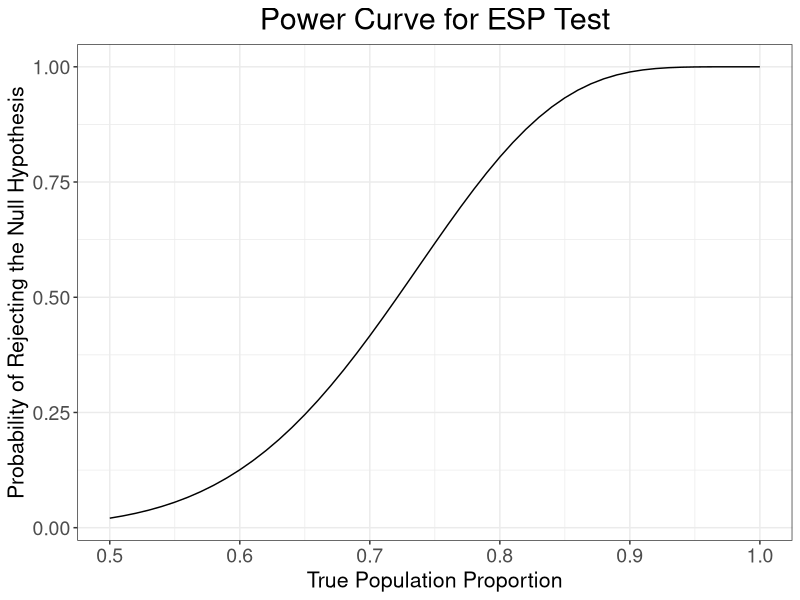
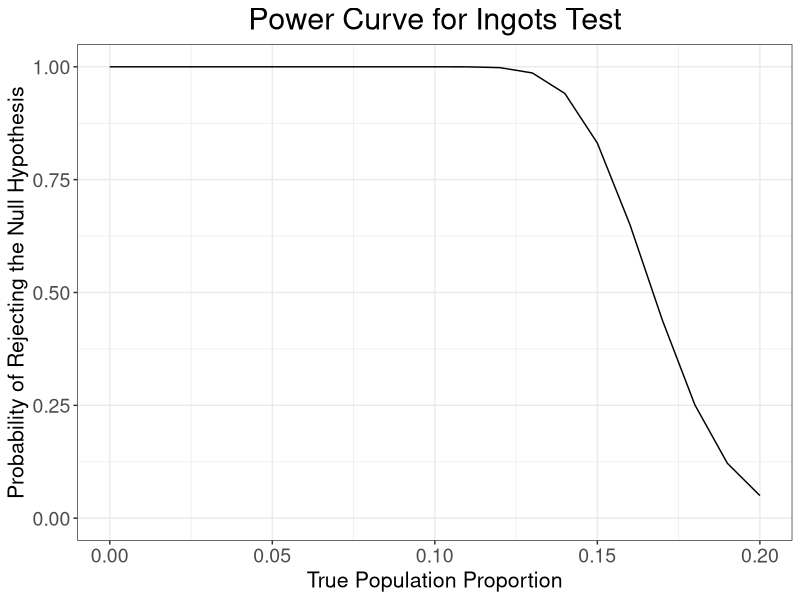

Recreate these plots in R, in order.
##Load the libraries necessary for the data analysis
  library(ggplot2)
  library(plyr)
  
##Enter the function powerprop.test necessary to calculate the 
##power of a score test
  powerprop.test<- function(n, p0, pa, alternative, alpha){
    
    diff<- p0-pa
    sep0<- sqrt(p0*(1-p0)/n)
    sepa<- sqrt(pa*(1-pa)/n)
    probone<- 1 - alpha
    probtwo<- 1 - alpha/2
    
    switch(alternative,
           two.sided = 2*(1 - pnorm((abs(diff) + qnorm(probtwo)*sep0)/sepa)),
           greater = 1 - pnorm((diff + qnorm(probone)*sep0)/sepa),
           less = pnorm((diff - qnorm(probone)*sep0)/sepa))
  }
  
##Enter the function npowerprop.test necessary to calculate the sample size
##necessary to obtain a certain power.
  npowerprop.test<- function(p0, pa, alternative, alpha, power){
    
    diff<- p0-pa
    sep0<- sqrt(p0*(1-p0))
    sepa<- sqrt(pa*(1-pa))
    probone<- 1 - alpha
    probtwo<- 1 - alpha/2
    powerone<- power
    powertwo<- power/2
    
    switch(alternative,
           two.sided = ceiling((qnorm(powertwo)*sepa + qnorm(probtwo)*sep0)^2/diff^2),
           greater = ceiling((qnorm(powerone)*sepa + qnorm(probone)*sep0)^2/diff^2),
           less = ceiling((qnorm(powerone)*sepa + qnorm(probone)*sep0)^2/diff^2))
  }
  
#############################################################################
  
##Rejection region for binomial exact test

  sum(dbinom(13:20, 20, 0.5))
  sum(dbinom(14:20, 20, 0.5))
  sum(dbinom(15:20, 20, 0.5))
  sum(dbinom(16:20, 20, 0.5))
  sum(dbinom(17:20, 20, 0.5))
  
##Power for binomial exact test for ESP Hypothesis Test
  #When pa=0.6
  sum(dbinom(15:20, 20, 0.6))
  #When pa=0.75
  sum(dbinom(15:20, 20, 0.75))
  #When pa=0.9
  sum(dbinom(15:20, 20, 0.9)) 

##Graph power curve for binomial exact test for ESP Hypothesis Test
  #set pa to be values from 0.5 to 1 at 0.01 increments
  pa<- c(50:100)/100
  #initialize the vector powers with value 99
  powers<- rep(99, length(pa))
  #calculate the power for each of the values in the vector pa
  for (i in 1:length(pa)) powers[i]<- sum(dbinom(15:20, 20, pa[i]))

  powerplot<- as.data.frame(cbind(pa, powers))
  ggplot(powerplot, aes(x = pa, y = powers))+
    geom_line()+
    labs(x="True Population Proportion",
         y="Probability of Rejecting the Null Hypothesis",
         title="Power Curve for ESP Test")+
    theme_bw()+
    theme(axis.title.y = element_text(size = rel(1.4)),
          axis.title.x = element_text(size = rel(1.4)),
          axis.text.x = element_text(size = rel(1.6)),
          axis.text.y = element_text(size = rel(1.6)),
          plot.title = element_text(hjust=0.5, size = rel(2)))

##Power for Score Test
  
##Calculate the power for the score test for the Ingots Hypothesis Test
  #When pa=0.14
  powerprop.test(400, 0.2, 0.14, alternative = "less", 0.05)
  #When pa=0.18
  powerprop.test(400, 0.2, 0.18, alternative = "less", 0.05)
  
##Graph power curve for the score test for the Ingots Hypothesis Test
  #set pa to be values between 0 and 0.2 at 0.01 increments
  pa<- c(0:20)/100
  #initialize the vector powers with value 99
  powers<- rep(99, length(pa))
  #calculate the power for each of the 21 values in the vector pa
  for (i in 1:length(pa)) powers[i]<- powerprop.test(400, 0.2, pa[i], 
                                             alternative = "less", 0.05)
  
  #Plot the curve
  powerplot2<- as.data.frame(cbind(pa, powers))
  ggplot(powerplot2, aes(x = pa, y = powers))+
    geom_line()+
    ylim(0,1)+
    labs(x = "True Population Proportion",
         y = "Probability of Rejecting the Null Hypothesis",
         title = "Power Curve for Ingots Test")+
    theme_bw()+
    theme(axis.title.y = element_text(size = rel(1.4)),
          axis.title.x = element_text(size = rel(1.4)),
          axis.text.x = element_text(size = rel(1.6)),
          axis.text.y = element_text(size = rel(1.6)),
          plot.title = element_text(hjust=0.5, size = rel(2)))

##Sample Size Calculation for New Ingots Hypothesis Test
  npowerprop.test(0.2, 0.15, alternative = "less", 0.05, 0.95)
  
  npowerprop.test(0.2, 0.17, alternative = "less", 0.05, 0.7)
  